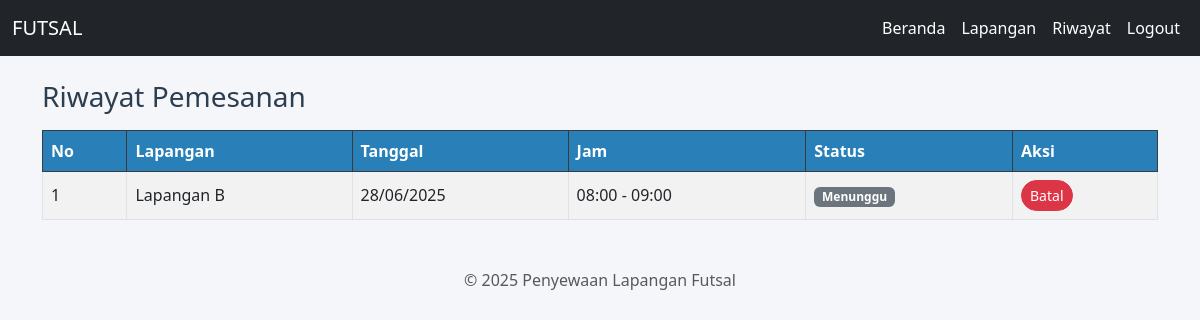
/user/riwayat.php (signed in), run on the app's committed database.
### tables this page shows
CREATE TABLE `booking` (
  `id` int(11) NOT NULL,
  `user_id` int(11) DEFAULT NULL,
  `lapangan_id` int(11) DEFAULT NULL,
  `tanggal` date DEFAULT NULL,
  `jam_mulai` time DEFAULT NULL,
  `jam_selesai` time DEFAULT NULL,
  `status` varchar(20) DEFAULT 'menunggu'
);

CREATE TABLE `lapangan` (
  `id` int(11) NOT NULL,
  `nama_lapangan` varchar(100) DEFAULT NULL,
  `jenis` varchar(50) DEFAULT NULL,
  `harga_per_jam` int(11) DEFAULT NULL,
  `foto` varchar(255) DEFAULT NULL,
  `gambar` varchar(255) DEFAULT NULL
);

### user/riwayat.php (the view, shortened to what this page needs)
<?php
include '../koneksi.php';
$userId = $_SESSION['user']['id'];
$sql = "SELECT booking.*, lapangan.nama_lapangan
        FROM booking
        JOIN lapangan ON booking.lapangan_id = lapangan.id
        WHERE user_id=?
        ORDER BY tanggal DESC";
$stmt = $conn->prepare($sql);
$stmt->bind_param("i", $userId);
$stmt->execute();
$data = $stmt->get_result();
?>
<?php include '../header.php'; ?>
<h3>Riwayat Pemesanan</h3>
<table class="table table-bordered table-striped mt-3">
  <thead class="table-dark">
    <tr>
      <th>No</th>
      <th>Lapangan</th>
      <th>Tanggal</th>
      <th>Jam</th>
      <th>Status</th>
      <th>Aksi</th>
    </tr>
  </thead>
  <tbody>
    <?php $no = 1; while ($d = $data->fetch_assoc()): ?>
    <tr>
      <td><?= $no++ ?></td>
      <td><?= htmlspecialchars($d['nama_lapangan']) ?></td>
      <td><?= date('d/m/Y', strtotime($d['tanggal'])) ?></td>
      <td><?= substr($d['jam_mulai'], 0, 5) ?> - <?= substr($d['jam_selesai'], 0, 5) ?></td>
      <td>
        <span class="badge bg-<?=
          $d['status'] == 'disetujui' ? 'success' :
          ($d['status'] == 'ditolak' ? 'danger' : 'secondary') ?>">
          <?= ucfirst($d['status']) ?>
        </span>
      </td>
      <td>
        <?php if ($d['status'] == 'menunggu'): ?>
          <a href="?batal=<?= $d['id'] ?>" class="btn btn-sm btn-danger" onclick="return confirm('Yakin ingin membatalkan pesanan ini?')">Batal</a>
        <?php else: ?>
          <span class="text-muted">-</span>
        <?php endif; ?>
      </td>
    </tr>
    <?php endwhile; ?>
  </tbody>
</table>
<?php include '../footer.php'; ?>

### css/style.css (style rules this page uses)
body { background-color: #f4f6f9; font-family: 'Segoe UI', sans-serif; }
h2, h3 { color: #2c3e50; }
.table th { background-color: #2980b9; color: white; }
.table td, .table th { vertical-align: middle; }
.btn { border-radius: 20px; }

### data on the page
booking: lapangan.nama_lapangan "Lapangan B", tanggal "28/06/2025", jam_mulai "08:00", jam_selesai "09:00", status "Menunggu"
